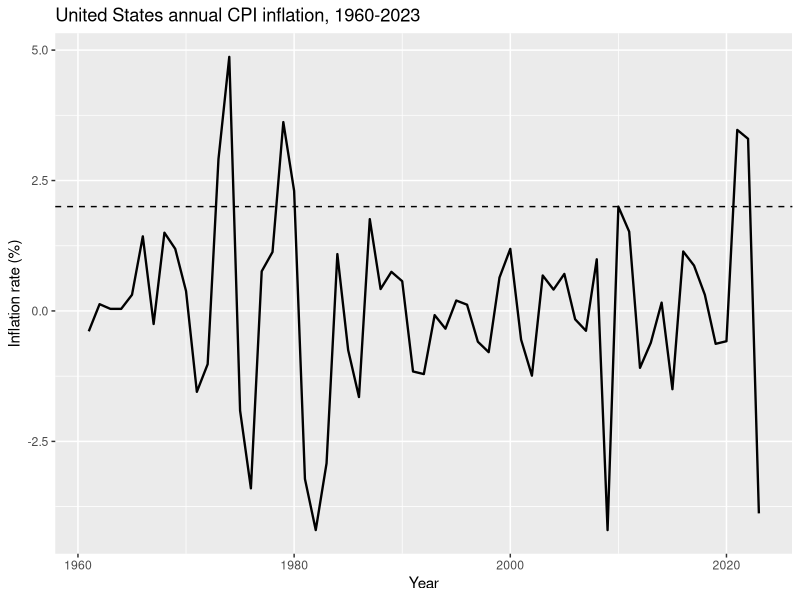
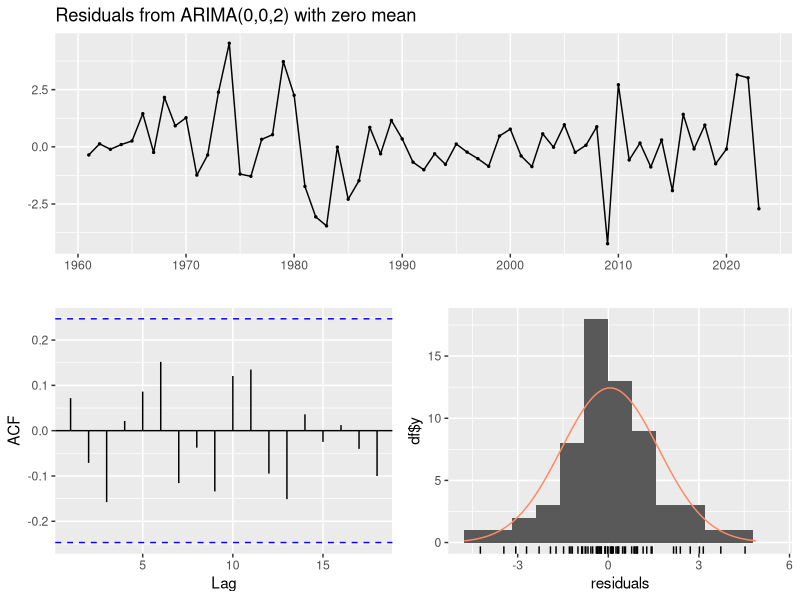
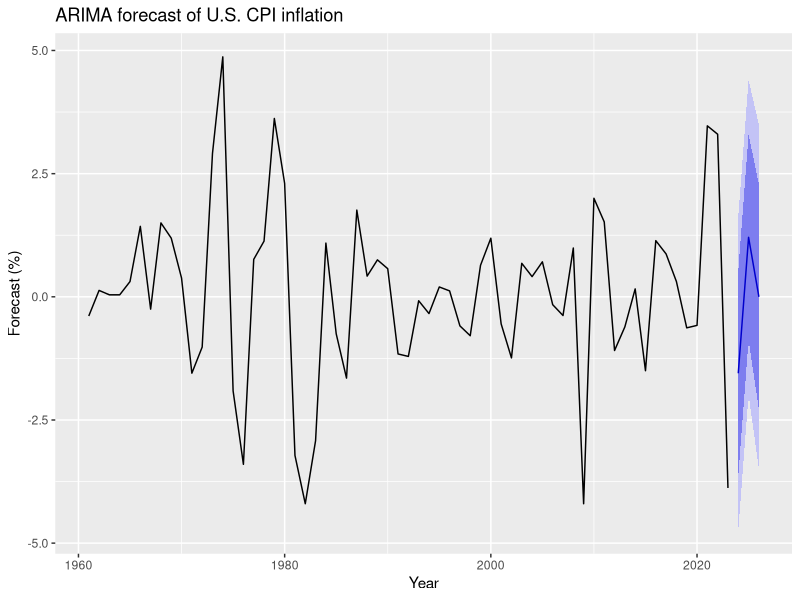

The R source for these figures, in order:

# -------- 0.  Install/load required packages 
pkgs <- c("tidyverse", "forecast", "tseries")
inst <- rownames(installed.packages())
for (p in pkgs) if (!p %in% inst) install.packages(p, repos = "https://cloud.r-project.org")
library(tidyverse)   # readr, dplyr, ggplot2, etc.
library(forecast)    # auto.arima(), forecast(), autoplot()
library(tseries)     # adf.test(), checkresiduals()

# 1.  Import and tidy the Macrotrends CSV 
inflation <- read_csv("us_inflation.csv", show_col_types = FALSE) %>% 
  select(1:2) %>%                      # keep the first two columns only
  rename(
    year           = 1,                # give them tidy names
    inflation_rate = 2
  ) %>% 
  mutate(
    year           = as.integer(year),
    inflation_rate = as.double(inflation_rate)
  ) %>% 
  arrange(year)                        # chronological order for ts()

# 2.  Create monetary-policy era factor 
inflation <- inflation %>% 
  mutate(era = case_when(
    year <= 1979 ~ "1960-1979 Pre-Volcker",
    year <= 1999 ~ "1980-1999 Volcker–Greenspan",
    year <= 2019 ~ "2000-2019 Post-Great Recession",
    TRUE         ~ "2020-2024 Pandemic Rebound"
  ))

# 3.  Visualization 1: historical path 
p_hist <- ggplot(inflation, aes(year, inflation_rate)) +
  geom_line(size = 0.8) +
  geom_hline(yintercept = 2, linetype = "dashed") +
  labs(title = "United States annual CPI inflation, 1960-2023",
       x = "Year", y = "Inflation rate (%)")
print(p_hist)

# 4.  One-way ANOVA and Tukey HSD post-hoc 
anova_fit <- aov(inflation_rate ~ era, data = inflation)
print(summary(anova_fit))
print(TukeyHSD(anova_fit))

# 5.  ARIMA model, diagnostics, and 3-year forecast 
ts_inf    <- ts(inflation$inflation_rate, start = min(inflation$year))
fit_arima <- auto.arima(ts_inf)          # order chosen by AIC
checkresiduals(fit_arima)                # Ljung–Box + ACF plots

fc     <- forecast(fit_arima, h = 3)     # next three calendar years
p_fc   <- autoplot(fc) +
  labs(title = "ARIMA forecast of U.S. CPI inflation",
       x = "Year", y = "Forecast (%)")
print(p_fc)
